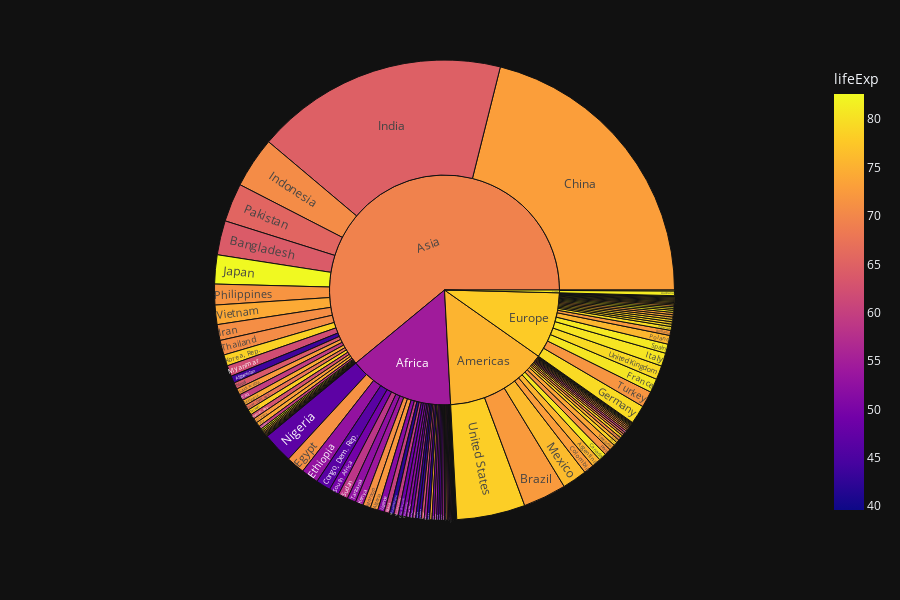

Notebook cell for this chart:
### Code cell
px.sunburst(df,color='lifeExp',values='pop',path=['continent','country'],hover_name='country', height=600)

### Figure 1 — Plotly figure (JSON) as saved in the notebook; plotly's stock layout.template omitted (floating-point values rounded to 4 significant figures; data arrays with more than 128 entries replaced by an {"elided": "..."} marker saying what was removed)
{"data": [{"branchvalues": "total", "customdata": {"elided": "147x1 float values"}, "domain": {"x": [0.0, 1.0], "y": [0.0, 1.0]}, "hovertemplate": "<b>%{hovertext}</b><br><br>labels=%{label}<br>pop=%{value}<br>parent=%{parent}<br>id=%{id}<br>lifeExp=%{color}<extra></extra>", "hovertext": {"elided": "147 str values"}, "ids": {"elided": "147 str values"}, "labels": {"elided": "147 str values"}, "marker": {"coloraxis": "coloraxis", "colors": {"elided": "147 float values"}}, "name": "", "parents": {"elided": "147 str values"}, "values": {"elided": "147 float values"}, "type": "sunburst"}], "layout": {"coloraxis": {"colorbar": {"title": {"text": "lifeExp"}}, "colorscale": [[0.0, "#0d0887"], [0.1111, "#46039f"], [0.2222, "#7201a8"], [0.3333, "#9c179e"], [0.4444, "#bd3786"], [0.5556, "#d8576b"], [0.6667, "#ed7953"], [0.7778, "#fb9f3a"], [0.8889, "#fdca26"], [1.0, "#f0f921"]]}, "legend": {"tracegroupgap": 0}, "margin": {"t": 60}, "height": 600}}
